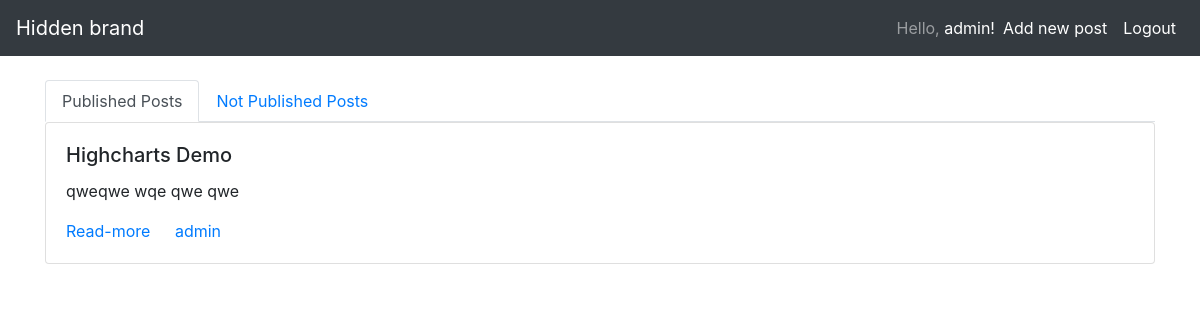
The page /profile/ (signed in) on the database as committed earlier.
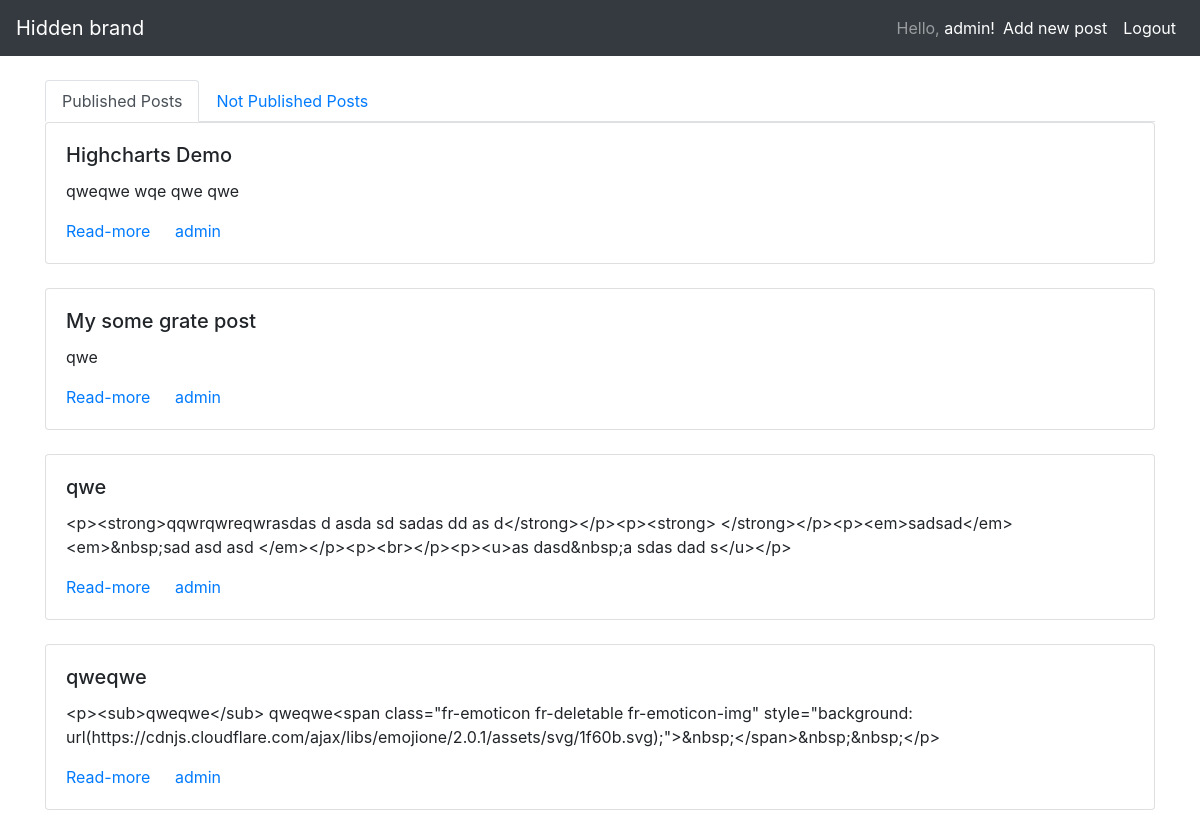
The same page on the database as committed later.
### core/models.py (models this page shows, shortened)
class Post(models.Model):
    NEWS_TYPE = 0
    STORY_TYPE = 1
    ART_TYPE = 2
    TYPE_CHOICES = (
        (NEWS_TYPE, 'News'),
        (STORY_TYPE, 'Story'),
        (ART_TYPE, 'Art')
    )
    title = models.CharField(max_length=255)
    slug = models.SlugField(max_length=255,
                            help_text="URL like line",
                            unique=True,
                            verbose_name='URL like str')
    body = models.TextField()
    owner = models.ForeignKey(User)
    is_published = models.BooleanField(default=False)
    created_at = models.DateTimeField(auto_now_add=True)
    published_at = models.DateTimeField(blank=True, null=True)
    file = models.FileField(upload_to="posts_files", blank=True, null=True)
    type = models.IntegerField(null=True, choices=TYPE_CHOICES)

### core/views.py (the view)
# urls.py: url(r'^profile/', Profile.as_view(), name='profile'),
class Profile(TemplateView):
    template_name = 'profile.html'
    def get_context_data(self, **kwargs):
        context = super(Profile, self).get_context_data(**kwargs)
        user_posts = Post.objects.filter(
            owner=self.request.user
        )
        context['published'] = user_posts.filter(
            is_published=True)
        context['not_published'] = user_posts.filter(
            is_published=False
        )
        return context

### core/templates/profile.html (shortened to what this page needs)
{% extends 'base.html' %}
{% load bootstrap %}
{% block content %}
    <ul class="nav nav-tabs" id="myTab" role="tablist">
      <li class="nav-item">
        <a class="nav-link active" id="home-tab" data-toggle="tab" href="#home" role="tab" aria-controls="home" aria-selected="true">Published Posts</a>
      </li>
      <li class="nav-item">
        <a class="nav-link" id="profile-tab" data-toggle="tab" href="#profile" role="tab" aria-controls="profile" aria-selected="false">Not Published Posts</a>
    </ul>
    <div class="tab-content" id="myTabContent">
      <div class="tab-pane fade show active" id="home" role="tabpanel" aria-labelledby="home-tab">
        {% for post in published %}
        <div class="card">
          <div class="card-body">
            <h5 class="card-title">{{ post.title }}</h5>
            <p class="card-text">
                {{ post.body }}
            </p>
            <a href="#" class="card-link">Read-more</a>
            <a href="#" class="card-link">{{ post.owner.username }}</a>
          </div>
        </div>
        <br>
        {% endfor %}
      </div>
    </div>
{% endblock %}

### core/templates/base.html (shortened to what this page needs)
<html>
    <head>
        <link rel="stylesheet" href="https://stackpath.bootstrapcdn.com/bootstrap/4.1.3/css/bootstrap.min.css">
    </head>
    <body>
        <nav class="navbar navbar-expand-lg navbar-dark bg-dark">
          <div class="collapse navbar-collapse" id="navbarTogglerDemo01">
            <a class="navbar-brand" href="#">Hidden brand</a>
            <ul class="navbar-nav ml-auto">
                {% if user.is_authenticated %}
              <li class="nav-item active">
                  <span class="navbar-text">Hello, <a href="{% url 'profile' %}">{{user.username}}!</a></span>
              </li>
              <li class="nav-item active">
                <a class="nav-link" href="{% url 'add_post' %}">Add new post</a>
              </li>
              <li class="nav-item active">
                <a class="nav-link" href="{% url 'logout' %}">Logout</a>
              </li>
                {% endif %}
            </ul>
          </div>
        </nav>
        <br>
    <div class="container">
        {% block content %}{% endblock %}
    </div>
    </body>
</html>

Rows that differ between the two databases and show on the page:
added Post: title "My some grate post", body "qwe", owner.username "admin"
added Post: title "qwe", body "<p><strong>qqwrqwreqwrasdas d asda sd sadas dd as d</strong></p><p><strong> </strong></p><p><em>sadsad</em><em>&nbsp;sad asd asd </em></p><p><br></p><p><u>as dasd&nbsp;a sdas dad s</u></p>", owner.username "admin"
added Post: title "qweqwe", body "<p><sub>qweqwe</sub> qweqwe<span class=\"fr-emoticon fr-deletable fr-emoticon-img\" style=\"background: url(https://cdnjs.cloudflare.com/ajax/libs/emojione/2.0.1/assets/svg/1f60b.svg);\">&nbsp;</span>&nbsp;&nbsp;</p>", owner.username "admin"
